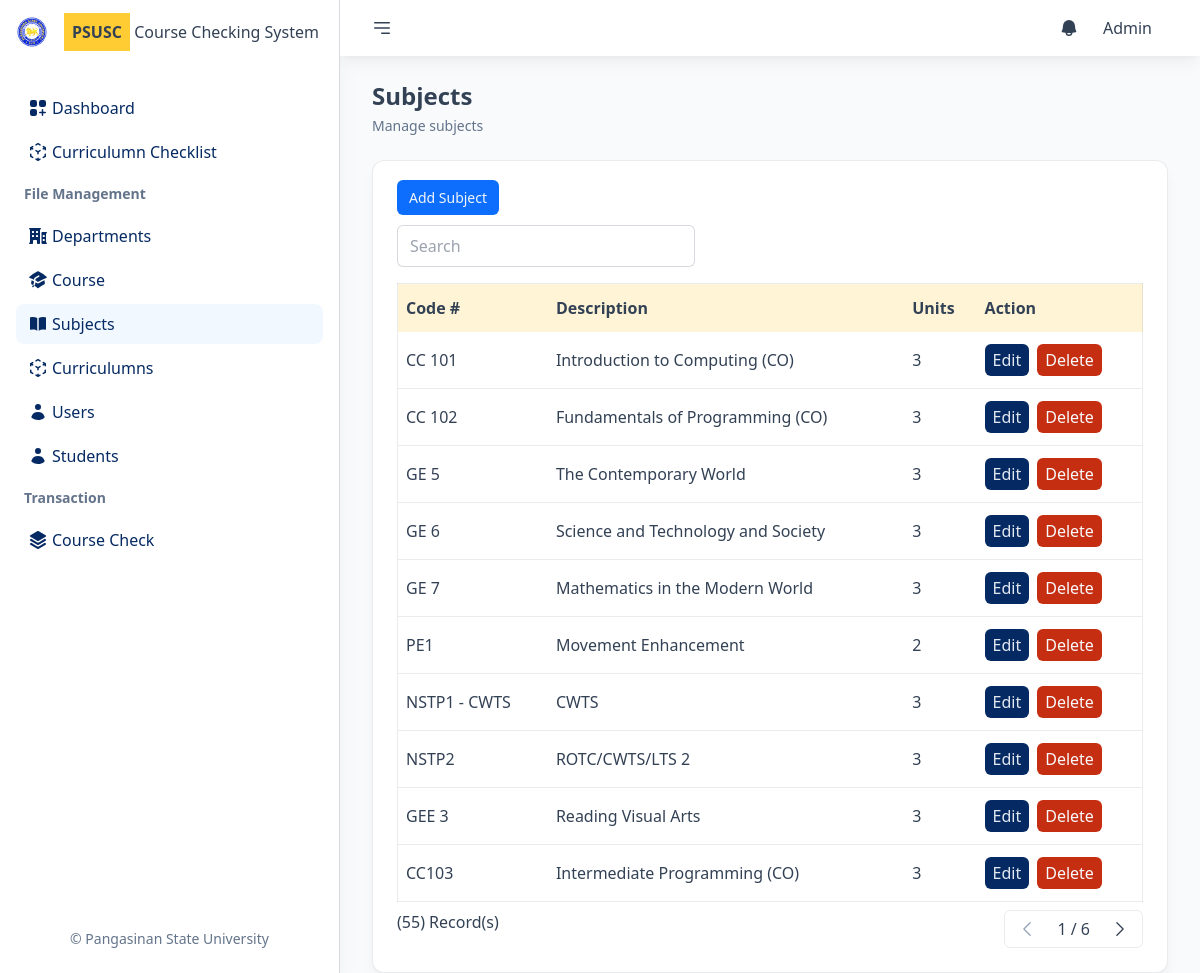
/subjects (signed in), run on the app's committed database.
### tables this page shows
CREATE TABLE `users` (
  `id` int(11) NOT NULL,
  `empno` varchar(50) NOT NULL,
  `fname` varchar(150) NOT NULL,
  `lname` varchar(150) NOT NULL,
  `mname` varchar(150) NOT NULL,
  `email` varchar(150) NOT NULL,
  `password` varchar(150) NOT NULL,
  `courseId` int(11) NOT NULL,
  `userType` varchar(50) NOT NULL
);

CREATE TABLE `subjects` (
  `id` int(11) NOT NULL,
  `subjectCode` varchar(150) NOT NULL,
  `description` text NOT NULL,
  `units` int(11) NOT NULL
);

### index.php (called while the page is built, shortened)
<?php
require_once "./Controllers/Route.php";
Route::contentToRender();

### Models/User.php (called while the page is built, shortened)
<?php
class User extends Model
{
    protected $fname;
    public function __construct($id, $empno, $fname, $lname, $mname, $email, $password, $courseId, $userType)
    {
        $this->fname = $fname;
    }
    public function getFname()
    {
        return $this->fname;
    }
    public static function getById($value)
    {
        $m = Model::getInstance();
        $data = NULL;
        $r = $m->getOne('users', 'id', $value);
        if ($r) {
            $data = new User(...$r);
        }
        return $data;
    }
}

### Models/Model.php (called while the page is built, shortened)
<?php
class Model
{
    private static $instance;
    private $conn;
    public static function getInstance()
    {
        if (!self::$instance) {
            self::$instance = new Model();
        }
        return self::$instance;
    }
    private function connect()
    {
        if (!$this->conn) {
            try {
                $this->conn = new \PDO("mysql:host=" . SERVER . ";dbname=" . DB_NAME . "", USERNAME, PASSWORD);
                $this->conn->setAttribute(\PDO::ATTR_ERRMODE, \PDO::ERRMODE_EXCEPTION);
            } catch (\PDOException $e) {
                throw new \PDOException("Database connection error: " . $e->getMessage());
            }
        }
    }
    protected function executeQuery($query, $params = array())
    {
        try {
            $stmt  = $this->conn->prepare($query);
            $stmt->execute($params);
            $lastInsertId = $this->conn->lastInsertId();
            $result = new \stdClass();
            $result->stmt = $stmt;
            $result->lastInsertId = $lastInsertId;
            return $result;
        } catch (\PDOException $e) {
            return $e->getMessage();
        }
    }
    public function getOne($table, $field, $id)
    {
        try {
            $stmt = $this->executeQuery("SELECT * FROM $table WHERE $field=:id", array(':id' => $id));
            return $stmt->stmt->fetch(\PDO::FETCH_ASSOC);
        } catch (\PDOException $e) {
            return $e->getMessage();
        }
    }
    public function all($table)
    {
        $stmt = $this->executeQuery("SELECT * FROM $table");
        return $stmt->stmt->fetchAll(\PDO::FETCH_ASSOC);
    }
}

### Controllers/Controller.php (called while the page is built, shortened)
<?php
class Controller
{
    public static function usersData($id)
    {
        if ($_SESSION['user_type'] != "Student") {
            return User::getById($id);
        } else {
            return Student::getById($id);
        }
    }
    public static function get()
    {
        return $_SERVER['REQUEST_METHOD'] === "GET";
    }
}

### Models/Subject.php (called while the page is built, shortened)
<?php
class Subject extends Model
{
    protected $id;
    protected $subjectCode;
    protected $description;
    protected $units;
    public function __construct($id, $subjectCode, $description, $units)
    {
        $this->id = $id;
        $this->subjectCode = $subjectCode;
        $this->description = $description;
        $this->units = $units;
    }
    public function getId()
    {
        return $this->id;
    }
    public function getSubjectCode()
    {
        return $this->subjectCode;
    }
    public function getDescription()
    {
        return $this->description;
    }
    public function getUnits()
    {
        return $this->units;
    }
    public static function getAll()
    {
        $m = Model::getInstance();
        $list = [];
        $r = $m->all('subjects');
        if ($r) {
            foreach ($r as $v) {
                $data = new Subject(...$v);
                $list[] = $data;
            }
        }
        return $list;
    }
}

### public/pages/subjects/subjectsview.php (the view, shortened to what this page needs)
<?php
require_once(TEMPLATE_PATH . "/header.php");
require_once(TEMPLATE_PATH . "/nav.php");
?>
<div class="px-8">
    <div class="bg-white p-6 rounded-xl shadow-lg shadow-black/5 border border-slate-700/10">
        <div class="mb-4">
            <a href="#" data-remote="/subjects/create" data-size="w-full md:w-2/5 lg:w-1/5" class="pop px-3 py-2 text-sm bg-brand hover:bg-brand-dark rounded-md text-slate-100 transition-all">Add Subject</a>
        </div>
        <div class="flex flex-row items-center justify-between mb-4">
            <div class="w-full md:w-2/5">
                <input type="search" class="px-3 py-2 w-full rounded-md border border-slate-700/20 focus:outline-none  focus:ring ring-brand-light ring-offset-2" name="searchInput" id="searchInput" placeholder="Search">
            </div>
        </div>
        <div class="">
            <table class="w-full border border-slate-700/10 mb-2" id="dataTable">
                <thead>
                    <tr class="bg-accent/20 text-left ">
                        <th class="px-2 py-3">Code #</th>
                        <th class="px-2 py-3">Description</th>
                        <th class="px-2 py-3">Units</th>
                        <th class="px-2 py-3">Action</th>
                    </tr>
                </thead>
                <tbody class="divide-y divide-slate-700/10 " id="tableBody">
                    <?php
                    foreach ($subjects as $subject) :
                    ?>
                        <tr class="transition-all">
                            <td class="px-2 py-3"><?= $subject->getSubjectCode() ?></td>
                            <td class="px-2 py-3"><?= $subject->getDescription() ?></td>
                            <td class="px-2 py-3"><?= $subject->getUnits() ?></td>
                            <td class="px-2 py-3 flex flex-row item-center gap-2">
                                <a href="#" data-remote="/subjects/edit/<?= $subject->getId() ?>" data-size="w-full md:w-2/5 lg:w-1/5" class="pop bg-brand-dark hover:bg-brand-light transition-all text-slate-200 px-2 py-1 rounded-md">Edit</a>
                                <a href="#" data-remote="/subjects/confirm/<?= $subject->getId() ?>" data-size="w-full md:w-2/5 lg:w-1/5" class="pop bg-danger-light hover:bg-danger transition-all text-slate-50 px-2 py-1 rounded-md">Delete</a>
                            </td>
                        </tr>
                    <?php
                    endforeach;
                    ?>
                </tbody>
            </table>
            <div class="flex flex-row justify-between">
                <div class="">
                    <p>(<?= sizeof($subjects) ?>) Record(s)</p>
                </div>
                <div class="flex flex-row gap-2 items-center rounded-md border border-slate-700/10 overflow-hidden">
                    <button class="px-3 py-2 disabled:text-slate-400 disabled:hover:bg-transparent hover:bg-blue-700 hover:text-white transition-all " id="prevBtn" disabled>
                        <svg xmlns="http://www.w3.org/2000/svg" fill="none" viewBox="0 0 24 24" stroke-width="1.5" stroke="currentColor" class="w-5 h-5">
                            <path stroke-linecap="round" stroke-linejoin="round" d="M15.75 19.5L8.25 12l7.5-7.5" />
                        </svg>
                    </button>
                    <span id="currentPage"></span>
                    <button id="nextBtn" class="px-3 py-2 disabled:text-slate-400 disabled:hover:bg-transparent hover:bg-blue-700 hover:text-white transition-all" disabled>
                        <svg xmlns="http://www.w3.org/2000/svg" fill="none" viewBox="0 0 24 24" stroke-width="1.5" stroke="currentColor" class="w-5 h-5">
                            <path stroke-linecap="round" stroke-linejoin="round" d="M8.25 4.5l7.5 7.5-7.5 7.5" />
                        </svg>
                    </button>
                </div>
            </div>
        </div>
    </div>
</div>
<?php
require_once(TEMPLATE_PATH . "/footer.php");
?>

### public/template/header.php (shortened to what this page needs)
<!DOCTYPE html>
<html lang="en">
<head>
    <link rel="stylesheet" href="/css/output.css">
</head>
<body class="relative flex flex-row h-screen bg-slate-50 text-slate-700 overflow-hidden">

### public/template/nav.php (shortened to what this page needs)
<aside class="flex flex-col shrink-0 justify-between w-[340px]  bg-white border-r border-slate-700/20 shadow-xl shadow-black/5">
    <div class="px-4">
        <div class="py-4 flex flex-row gap-4 items-center mb-6">
            <div class="w-8">
                <img src="/public/img/psulogo.png" class="w-full" alt="">
            </div>
            <div>
                <div class="">
                    <span class="p-2 text-base font-black text-slate-700 bg-accent">PSUSC</span> Course Checking System
                </div>
            </div>
        </div>
        <div class="flex flex-col gap-1 text-brand-dark">
            <a href="/" class="flex flex-row items-center gap-1 px-3 py-2 hover:bg-brand/10 rounded-lg <?= $GLOBALS['currentpage'] == "" ? "bg-brand/5" : "" ?>">
                <span class="">Dashboard</span>
            </a>
            <?php
            if ($_SESSION['user_type'] != "Student") {
            ?>
                <a href="/studentgrades" class="flex flex-row items-center gap-1 px-3 py-2 hover:bg-brand/10 rounded-lg <?= $GLOBALS['currentpage'] == "mycurriculums" ? "bg-brand/5" : "" ?>">
                    <span class="">Curriculumn Checklist</span>
                </a>
            <?php
            }
            ?>
            <?php
            if ($_SESSION['user_type'] != "Student") :
            ?>
                <p class="text-sm my-2 text-slate-500 font-semibold px-2">File Management</p>
                <?php
                if ($_SESSION['user_type'] == "Admin") {
                ?>
                    <a href="/departments" class="flex flex-row items-center gap-1 px-3 py-2  hover:bg-brand/10 rounded-lg <?= $GLOBALS['currentpage'] == "departments" ? "bg-brand/5" : "" ?>">
                        <span class="">Departments</span>
                    </a>
                    <a href="/courses" class="flex flex-row items-center gap-1 px-3 py-2 hover:bg-brand/10 rounded-lg <?= $GLOBALS['currentpage'] == "courses" ? "bg-brand/5" : "" ?>">
                        <span class="">Course</span>
                    </a>
                    <a href="/subjects" class="flex flex-row items-center gap-1 px-3 py-2 hover:bg-brand/10 rounded-lg <?= $GLOBALS['currentpage'] == "subjects" ? "bg-brand/5" : "" ?>">
                        <span class="">Subjects</span>
                    </a>
                    <a href="/curriculums" class="flex flex-row items-center gap-1 px-3 py-2 hover:bg-brand/10 rounded-lg <?= $GLOBALS['currentpage'] == "curriculums" ? "bg-brand/5" : "" ?>">
                        <span class="">Curriculumns</span>
                    </a>
                    <a href="/users" class="flex flex-row items-center gap-1 px-3 py-2 hover:bg-brand/10 rounded-lg <?= $GLOBALS['currentpage'] == "users" ? "bg-brand/5" : "" ?>">
                        <svg xmlns="http://www.w3.org/2000/svg" viewBox="0 0 20 20" fill="currentColor" class="w-5 h-5">
                            <path d="M10 8a3 3 0 100-6 3 3 0 000 6zM3.465 14.493a1.23 1.23 0 00.41 1.412A9.957 9.957 0 0010 18c2.31 0 4.438-.784 6.131-2.1.43-.333.604-.903.408-1.41a7.002 7.002 0 00-13.074.003z" />
                        </svg>
                        <span class="">Users</span>
                    </a>
                <?php
                }
                ?>
                <a href="/students" class="flex flex-row items-center gap-1 px-3 py-2 hover:bg-brand/10 rounded-lg <?= $GLOBALS['currentpage'] == "students" ? "bg-brand/5" : "" ?>">
                    <svg xmlns="http://www.w3.org/2000/svg" viewBox="0 0 20 20" fill="currentColor" class="w-5 h-5">
                        <path d="M10 8a3 3 0 100-6 3 3 0 000 6zM3.465 14.493a1.23 1.23 0 00.41 1.412A9.957 9.957 0 0010 18c2.31 0 4.438-.784 6.131-2.1.43-.333.604-.903.408-1.41a7.002 7.002 0 00-13.074.003z" />
                    </svg>
                    <span class="">Students</span>
                </a>
                <p class="text-sm my-2 text-slate-500 font-semibold px-2">Transaction</p>
                <a href="/coursecheck" class="flex flex-row items-center gap-1 px-3 py-2 hover:bg-brand/10 rounded-lg <?= $GLOBALS['currentpage'] == "coursecheck" ? "bg-brand/5" : "" ?>">
                    <span class="">Course Check</span>
                </a>
            <?php
            endif;
            ?>
        </div>
    </div>
    <div class="px-4 py-2 flex flex-row gap-2 justify-center items-center mb-4">
        <p class="text-sm text-slate-500">&copy; Pangasinan State University</p>
    </div>
</aside>
<div class="relative h-screen overflow-y-auto flex-auto flex gap-6 flex-col">
    <div class="sticky top-0 px-8 py-2 flex flex-row justify-between items-center bg-white shadow-lg shadow-black/5">
        <div class="flex flex-row items-center gap-4">
            <a href="#">
            </a>
        </div>
        <div class="flex flex-row gap-4 p-2 items-center">
            <a href="px-2">
            </a>
            <div class="relative group">
                <a href="#" class="p-2">
                    <?= $userdata->getFname() ?>
                </a>
            </div>
        </div>
    </div>
    <div class="px-8">
        <h2 class="text-2xl font-semibold mb-1"><?= ucfirst($GLOBALS['currentpage']) ?></h2>
        <div class="text-sm text-slate-500">Manage <?= $GLOBALS['currentpage'] ?></div>
    </div>

### public/template/footer.php (shortened to what this page needs)
</div>
</body>
</html>

### Controllers/Route.php (shortened to what this page needs)
<?php
class Route
{
    public static function contentToRender(): void
    {
        $uri = self::processURI();
        if (class_exists($uri['controller'])) {
            $controller = ucfirst($uri['controller']);
            $method = $uri['method'];
            $args = $uri['args'];
            if (method_exists($controller, $method)) {
                $args ? $controller::{$method}(...$args) :
                    $controller::{$method}();
            } else {
                echo "Error:Page Not Found";
                http_response_code(404);
                exit();
            }
        } else {
            echo "Error:Page Not Found";
            http_response_code(404);
            exit();
        }
    }
    public static function getURI(): array
    {
        $path_info = $_SERVER['REQUEST_URI'] ?? '/';
        return explode('/', $path_info);
    }
    private static function processURI(): array
    {
        $controllerPart = self::getURI()[1] ?? '';
        $methodPart = self::getURI()[2] ?? '';
        $numParts = count(self::getURI());
        $argsPart = [];
        for ($i = 3; $i < $numParts; $i++) {
            $argsPart[] = self::getURI()[$i] ?? '';
        }
        $controller = !empty($controllerPart) ?
            'Makkari\\Controllers\\' . ucfirst($controllerPart) . '' :
            'Makkari\\Controllers\\App';
        $method = !empty($methodPart) ?
            $methodPart :
            'index';
        $args = !empty($argsPart) ?
            $argsPart :
            [];
        return [
            'controller' => $controller,
            'method' => $method,
            'args' => $args
        ];
    }
}

### Controllers/Subjects.php (shortened to what this page needs)
<?php
class Subjects extends Controller
{
    public static function index()
    {
        if (self::get()) {
            $view = new View(PAGES_PATH . "/subjects");
            $data = array(
                "subjects" => Subject::getAll(),
                "userdata" => self::usersData($_SESSION['user_id'])
            );
            $view->render("subjectsview", $data);
        }
    }
}

### Controllers/View.php (shortened to what this page needs)
<?php
class View
{
    private $viewsDirectory;
    public function __construct($viewsDirectory)
    {
        $this->viewsDirectory = $viewsDirectory;
    }
    public function render($viewName, $data = array())
    {
        $viewPath = $this->viewsDirectory . '/' . $viewName . '.php';
        extract($data);
        require_once $viewPath;
        $content = ob_get_clean();
        echo $content;
    }
}

### data on the page
users: fname "Admin"
subjects: subjectCode "CC 101", description "Introduction to Computing (CO)", units "3"
subjects: subjectCode "CC 102", description "Fundamentals of Programming (CO)", units "3"
subjects: subjectCode "GE 5", description "The Contemporary World", units "3"
subjects: subjectCode "GE 6", description "Science and Technology and Society", units "3"
subjects: subjectCode "GE 7", description "Mathematics in the Modern World", units "3"
subjects: subjectCode "PE1", description "Movement Enhancement", units "2"
subjects: subjectCode "NSTP1 - CWTS", description "CWTS", units "3"
subjects: subjectCode "NSTP2", description "ROTC/CWTS/LTS 2", units "3"
subjects: subjectCode "GEE 3", description "Reading Visual Arts", units "3"
subjects: subjectCode "CC103", description "Intermediate Programming (CO)", units "3"

### other printed values
$GLOBALS['currentpage'] "Subjects"
$GLOBALS['currentpage'] "subjects"
sizeof($subjects) "55"
